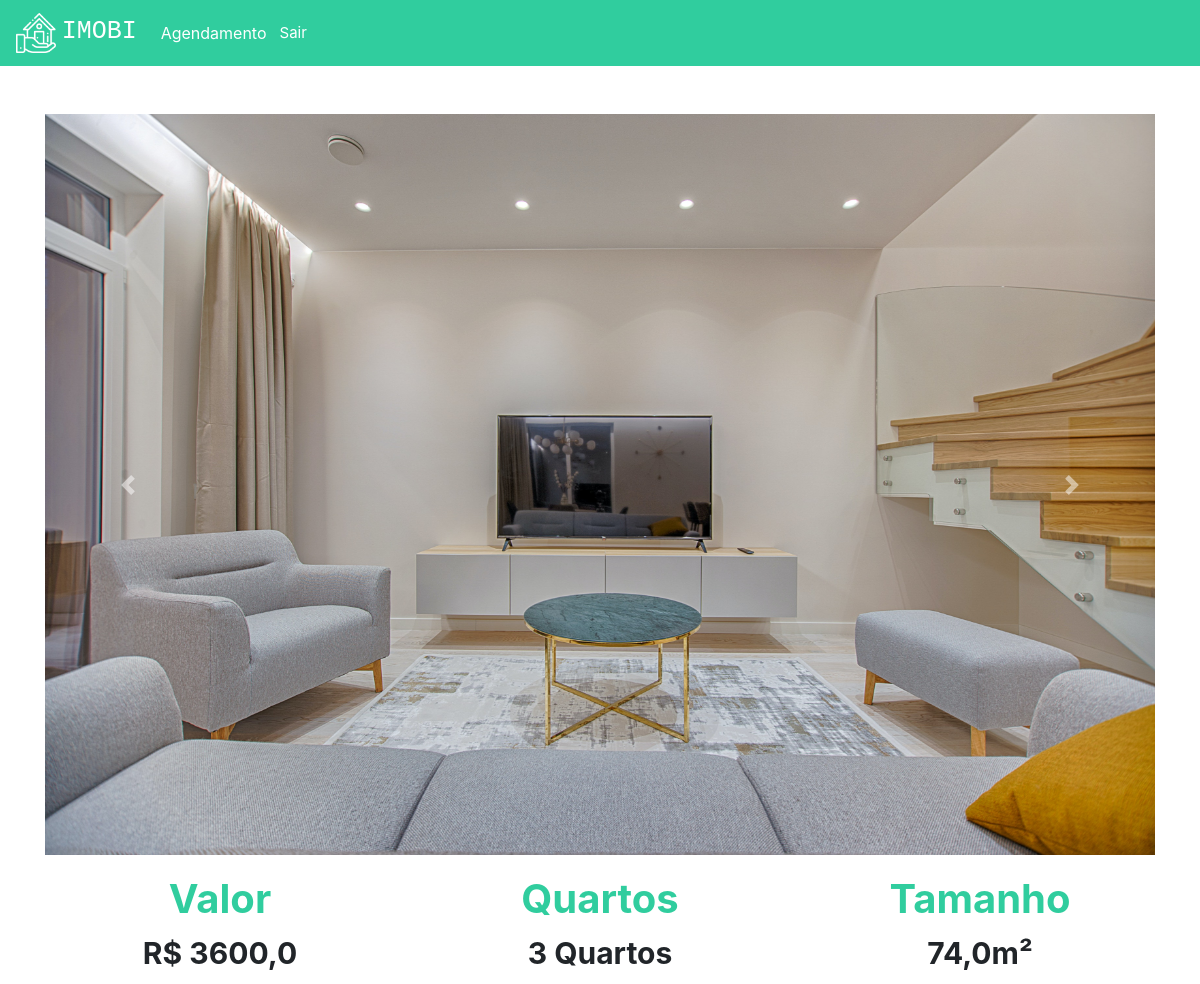
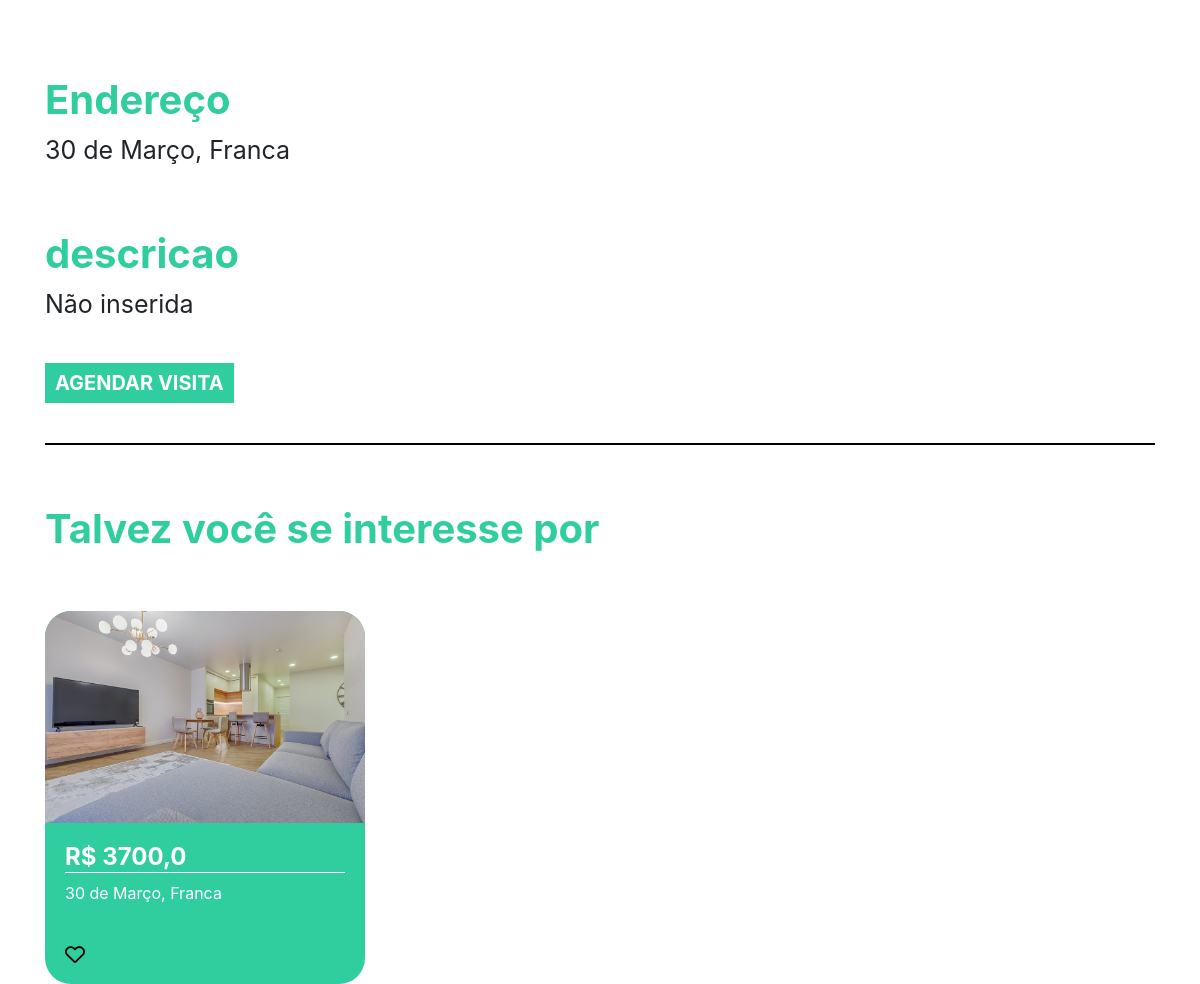
/imovel/4 (signed in), run on the app's committed database (2 pictures, top to bottom).
### plataforma/models.py (models this page shows, shortened)
class Imagem(models.Model):
    img = models.ImageField(upload_to='img')
    def __str__(self) -> str:
        return self.img.url

class Imovel(models.Model):
    choices = (('V', 'Venda'),
               ('A', 'Aluguel'))
    choices_imovel = (('A', 'Apartamento'),
                      ('C', 'Casa'))
    imagens = models.ManyToManyField(Imagem)
    valor = models.FloatField()
    quartos = models.IntegerField()
    tamanho = models.FloatField()
    cidade = models.ForeignKey(Cidade, on_delete=models.DO_NOTHING)
    rua = models.CharField(max_length=50)
    tipo = models.CharField(max_length=1, choices=choices)
    tipo_imovel = models.CharField(max_length=1, choices=choices_imovel)
    numero = models.IntegerField()
    descricao = models.TextField()
    dias_visita = models.ManyToManyField(DiasVisita)
    horarios = models.ManyToManyField(Horario)

class Cidade(models.Model):
    nome = models.CharField(max_length=30)
    def __str__(self) -> str:
        return self.nome

### plataforma/views.py (the view)
# urls.py: path('imovel/<str:id>', views.imovel, name="imovel"),
def imovel(request, id):
    imovel = get_object_or_404(Imovel, id=id)
    sugestoes = Imovel.objects.filter(cidade=imovel.cidade).exclude(id=id)[:2]
    return render(request, 'imovel.html', {'imovel': imovel, 'sugestoes': sugestoes, 'id': id})

### plataforma/models.py (called while the page is built)
    def __str__(self) -> str:
        return self.dia

    def __str__(self) -> str:
        return str(self.horario)

### plataforma/templates/imovel.html (shortened to what this page needs)
{% extends 'base.html' %}
{% load static %}
{% block 'head' %}
<link rel="stylesheet" href="{% static 'plataforma/css/home.css' %}">
{% endblock  %}
{% block 'body' %}
<div style="text-align: center" class="container">
    <br>
    <br>
    <div id="carouselExampleControls" class="carousel slide" data-ride="carousel">
        <div class="carousel-inner">
            {% for img in imovel.imagens.all %}
            <div class="carousel-item {% if forloop.first %} active {% endif %}">
                <img class="d-block w-100" src="{{img}}" alt="First slide">
            </div>
            {% endfor %}
        </div>
        <a class="carousel-control-prev" href="#carouselExampleControls" role="button" data-slide="prev">
            <span class="carousel-control-prev-icon" aria-hidden="true"></span>
        </a>
        <a class="carousel-control-next" href="#carouselExampleControls" role="button" data-slide="next">
            <span class="carousel-control-next-icon" aria-hidden="true"></span>
        </a>
    </div>
    <div class="row">
        <div class="col-md">
            <h3 class="titulo_especificacao">Valor</h3>
            <p class="especificacao">R$ {{imovel.valor}}</p>
        </div>
        <div class="col-md">
            <h3 class="titulo_especificacao">Quartos</h3>
            <p class="especificacao">{{imovel.quartos}} Quartos</p>
        </div>
        <div class="col-md">
            <h3 class="titulo_especificacao">Tamanho</h3>
            <p class="especificacao">{{imovel.tamanho}}m²</p>
        </div>
    </div>
    <br>
    <br>
    <div style="text-align: left">
        <h3 class="titulo_especificacao">Endereço</h3>
        <p class="especificacao_endereco">{{imovel.rua}}, {{imovel.cidade }}</p>
    </div>
    <br>
    <div style="text-align: left">
        <h3 class="titulo_especificacao">descricao</h3>
        <p class="especificacao_endereco">{{imovel.descricao}}</p>
        <br>
        <button class="btn_agendar_visita" data-toggle="modal" data-target="#exampleModal">AGENDAR VISITA</button>
        <br>
        <br>
    </div>
    <hr style="border: 1px solid black">
    <br>
    <div class="div_possivel_interesse">
        <h3 class="titulo_especificacao">Talvez você se interesse por</h3>
        <div class="row">
            {% for sugestao in sugestoes %}
            <div class="col-md cont">
                <div class="card_imovel">
                    <img class="img_capa_imovel" src="{{sugestao.imagens.all.0.img.url}}">
                    <div class="informacoes_imoveis">
                        <a class="a_none" href="{% url 'imovel' sugestao.id %}"><h4 class="valor">R$
                            {{sugestao.valor}}</h4></a>
                        <p>{{sugestao.rua}}, {{sugestao.cidade}}</p>
                        <br>
                        <img width="7%" src="{% static 'plataforma/img/heart.svg' %}">
                    </div>
                </div>
            </div>
            {% endfor %}
        </div>
    </div>
</div>
{% endblock  %}

### templates/static/plataforma/css/home.css (style rules this page uses)
.card_imovel { background-color: #30CD9E; width: 20rem; margin-top: 50px; border-radius: 26px; }
.img_capa_imovel { width: 100%; border-top-left-radius: 26px; border-top-right-radius: 26px; }
.informacoes_imoveis { padding: 20px; color: white; }
.valor { font-weight: bold; border-bottom: 1px solid white; }
.a_none { color: white; }
.titulo_especificacao { color: #30CD9E; font-weight: bold; margin-top: 20px; font-size: 40px; }
.especificacao { font-size: 30px; font-weight: bold; }
.especificacao_endereco { font-size: 25px; }
.btn_agendar_visita { border: none; background-color: #30CD9E; color: white; font-weight: bold; font-size: 20px; padding: 5px 10px 5px 10px; }
.div_possivel_interesse { text-align: left; }

### data on the page
Imagem: img (picture)
Imovel: valor "3600,0", quartos "3", tamanho "74,0", rua "30 de Março", cidade "Franca", descricao "Não inserida"
Imovel: imagens.all.0.img (picture), valor "3700,0", rua "30 de Março", cidade "Franca"
